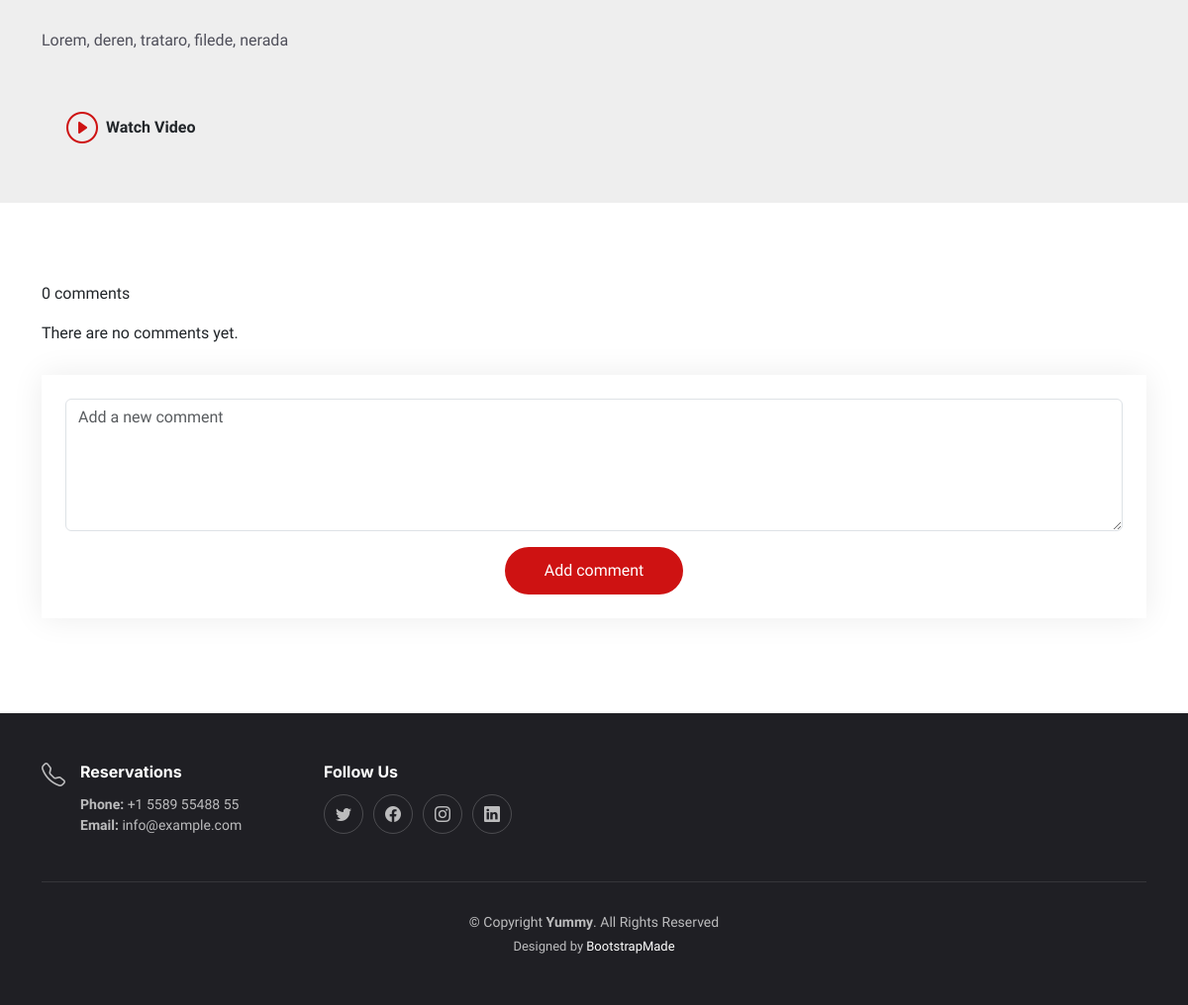
/menu/2023/8/6/magnam-tiste-2/ (lower part), run on an earlier commit of the app's database.
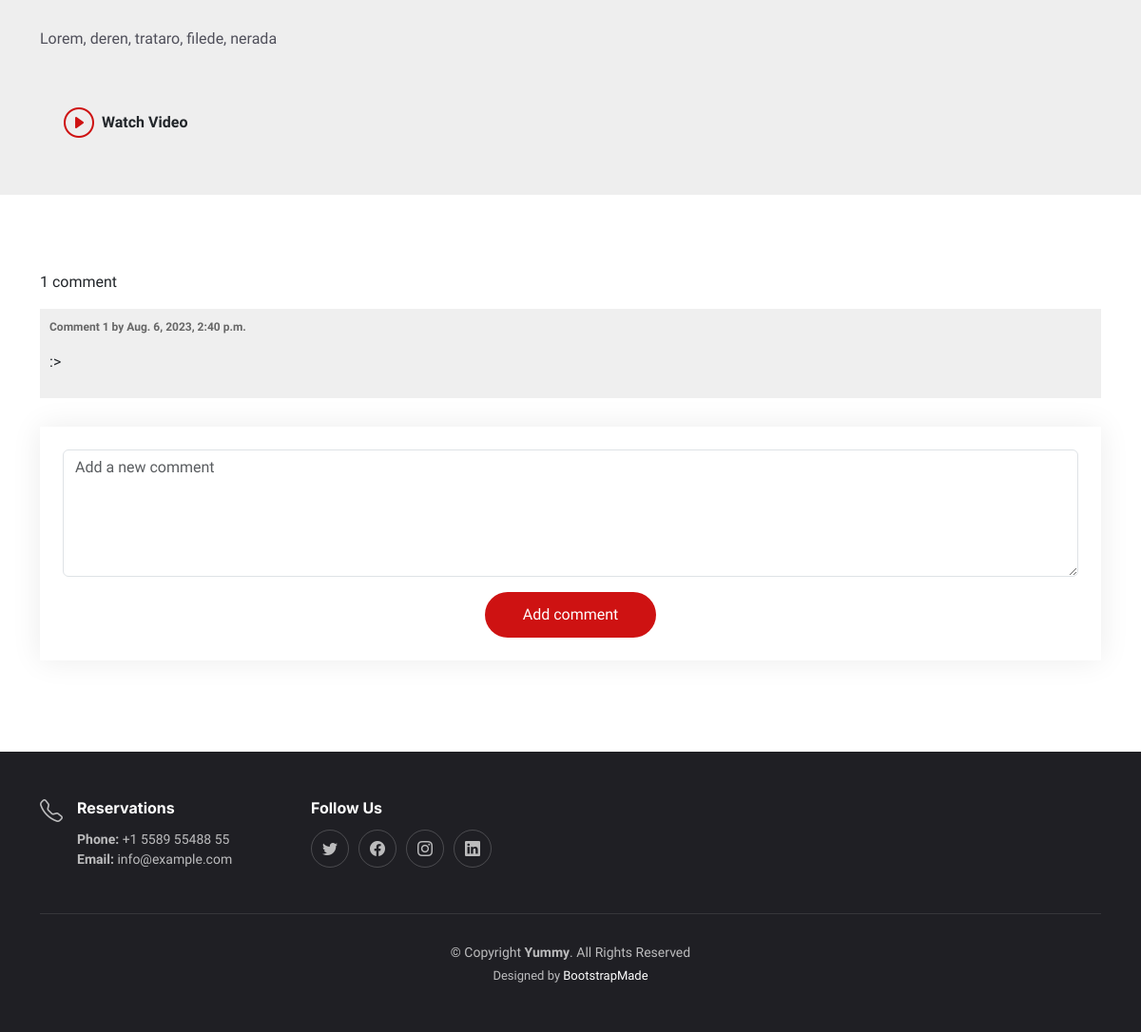
And on a later commit of the database.
### recipe/models.py (models this page shows, shortened)
class Comment(models.Model):
    post = models.ForeignKey(Post, on_delete=models.CASCADE, related_name='comments')
    name = models.CharField(max_length=80)
    email = models.EmailField()
    body = models.TextField()
    created = models.DateTimeField(auto_now_add=True)
    updated = models.DateTimeField(auto_now=True)
    active = models.BooleanField(default=True)
    class Meta:
        ordering = ('created',)

### recipe/views.py (the view)
# urls.py: path('<int:year>/<int:month>/<int:day>/<slug:post>/', views.post_detail, name='post_detail'),
def post_detail(request, year, month, day, post):
    post = get_object_or_404(Post, slug=post,
                             status='published',
                             publish__year=year,
                             publish__month=month,
                             publish__day=day)
    comments = post.comments.filter(active=True)
    new_comment = None
    total_views = r.incr(f'post:{post.id}:views')
    r.zincrby('post_ranking', 1, post.id)
    if request.method == 'POST':
        comment_form = CommentForm(data=request.POST)
        if comment_form.is_valid():
            new_comment = comment_form.save(commit=False)
            new_comment.post = post
            new_comment.save()
    else:
        comment_form = CommentForm()
    return render(request, 'recipe/post/detail.html', {'post': post,
                                                       'comments': comments,
                                                       'new_comment': new_comment,
                                                       'comment_form': comment_form,
                                                       'total_views': total_views})

### recipe/forms.py
class CommentForm(forms.ModelForm):
    class Meta:
        model = Comment
        fields = ('body', )

### recipe/models.py (called while the page is built)
    def get_absolute_url(self):
        return reverse('recipe:post_detail', args=[self.publish.year, self.publish.month, self.publish.day, self.slug])

### recipe/templates/recipe/post/detail.html (shortened to what this page needs)
{% extends "base.html" %}
{% block content %}
    <section id="menu" class="hero d-flex align-items-center section-bg">
        <div class="container">
            <div class="row justify-content-between gy-5">
                <div class="col-lg-5 order-2 order-lg-1 d-flex flex-column justify-content-center align-items-center align-items-lg-start text-center text-lg-start">
                    <p data-aos="fade-up" data-aos-delay="100">{{ post.body|linebreaks }}</p>
                    {% if post.video %}
                        <div class="d-flex" data-aos="fade-up" data-aos-delay="200">
                            <a href="{{ post.video.url }}" class="glightbox btn-watch-video d-flex align-items-center"><i class="bi bi-play-circle"></i><span>Watch Video</span></a>
                        </div>
                    {% endif %}
                </div>
                <div class="col-lg-5 order-1 order-lg-2 text-center text-lg-start">
                </div>
            </div>
        </div>
    </section>
    <div class="contact">
        <div class="container">
                {% with comments.count as total_comments %}
                    <p>{{ total_comments }} comment{{ total_comments|pluralize }}</p>
                {% endwith %}
                {% for comment in comments %}
                    <div class="comment">
                        <p class="info"> Comment {{ forloop.counter }} by {{ request.user.first_name }} {{ comment.created }} </p>
                        {{ comment.body|linebreaks }}
                    </div>
                    {% empty %}
                    <p>There are no comments yet.</p>
                {% endfor %}
                <form method="post" class="comment-form p-3 p-md-4">
                    <div class="form-group">
                        <textarea class="form-control" name="body" cols="40" rows="5" required="" id="id_body" placeholder="Add a new comment"></textarea>
                    </div>
                    <div class="text-center"><button type="submit">Add comment</button></div>
                </form>
        </div>
    </div>
{% endblock %}

What changed in the data, as far as the page shows it:
added Comment: created "Aug. 6, 2023, 2:40 p.m.", body ":>"
Also different on the page:
{{ total_comments }}: "0" → "1"
text no longer shown: "There are no comments yet."
